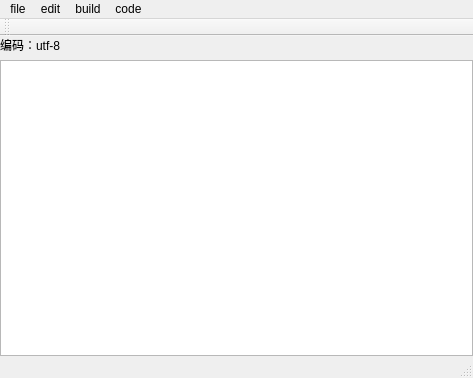
<?xml version="1.0" encoding="UTF-8"?>
<ui version="4.0">
 <class>MainWindow</class>
 <widget class="QMainWindow" name="MainWindow">
  <property name="geometry">
   <rect>
    <x>0</x>
    <y>0</y>
    <width>473</width>
    <height>378</height>
   </rect>
  </property>
  <property name="windowTitle">
   <string>MainWindow</string>
  </property>
  <widget class="QWidget" name="centralWidget">
   <layout class="QGridLayout" name="gridLayout">
    <property name="leftMargin">
     <number>0</number>
    </property>
    <property name="topMargin">
     <number>0</number>
    </property>
    <property name="rightMargin">
     <number>0</number>
    </property>
    <property name="bottomMargin">
     <number>0</number>
    </property>
    <item row="0" column="0">
     <widget class="QLabel" name="label">
      <property name="text">
       <string>编码：utf-8</string>
      </property>
     </widget>
    </item>
    <item row="1" column="0">
     <widget class="QTextEdit" name="textEdit"/>
    </item>
   </layout>
  </widget>
  <widget class="QMenuBar" name="menuBar">
   <property name="geometry">
    <rect>
     <x>0</x>
     <y>0</y>
     <width>473</width>
     <height>26</height>
    </rect>
   </property>
   <widget class="QMenu" name="menuFile">
    <property name="title">
     <string>file</string>
    </property>
    <addaction name="actionNew_file"/>
    <addaction name="actionOpen"/>
    <addaction name="actionSave"/>
    <addaction name="actionSave_as"/>
    <addaction name="actionExit"/>
   </widget>
   <widget class="QMenu" name="menuEdit">
    <property name="title">
     <string>edit</string>
    </property>
    <addaction name="actionUndo"/>
    <addaction name="actionCopy"/>
    <addaction name="actionPaste"/>
    <addaction name="actionCut"/>
   </widget>
   <widget class="QMenu" name="menuBuild">
    <property name="title">
     <string>build</string>
    </property>
    <addaction name="actionComplie"/>
   </widget>
   <widget class="QMenu" name="menuCode">
    <property name="title">
     <string>code</string>
    </property>
    <addaction name="actionUtf_8"/>
    <addaction name="actionGbk"/>
   </widget>
   <addaction name="menuFile"/>
   <addaction name="menuEdit"/>
   <addaction name="menuBuild"/>
   <addaction name="menuCode"/>
  </widget>
  <widget class="QToolBar" name="mainToolBar">
   <attribute name="toolBarArea">
    <enum>TopToolBarArea</enum>
   </attribute>
   <attribute name="toolBarBreak">
    <bool>false</bool>
   </attribute>
  </widget>
  <widget class="QStatusBar" name="statusBar"/>
  <action name="actionNew_file">
   <property name="text">
    <string>new file</string>
   </property>
  </action>
  <action name="actionOpen">
   <property name="text">
    <string>open</string>
   </property>
  </action>
  <action name="actionSave">
   <property name="text">
    <string>save</string>
   </property>
  </action>
  <action name="actionSave_as">
   <property name="text">
    <string>save as</string>
   </property>
  </action>
  <action name="actionExit">
   <property name="text">
    <string>exit</string>
   </property>
  </action>
  <action name="actionUndo">
   <property name="text">
    <string>undo</string>
   </property>
  </action>
  <action name="actionCopy">
   <property name="text">
    <string>copy</string>
   </property>
  </action>
  <action name="actionPaste">
   <property name="text">
    <string>paste</string>
   </property>
  </action>
  <action name="actionCut">
   <property name="text">
    <string>cut</string>
   </property>
  </action>
  <action name="actionComplie">
   <property name="text">
    <string>complie</string>
   </property>
  </action>
  <action name="actionUtf_8">
   <property name="text">
    <string>utf-8</string>
   </property>
  </action>
  <action name="actionGbk">
   <property name="text">
    <string>gbk</string>
   </property>
  </action>
 </widget>
 <layoutdefault spacing="6" margin="11"/>
 <resources/>
 <connections/>
</ui>
